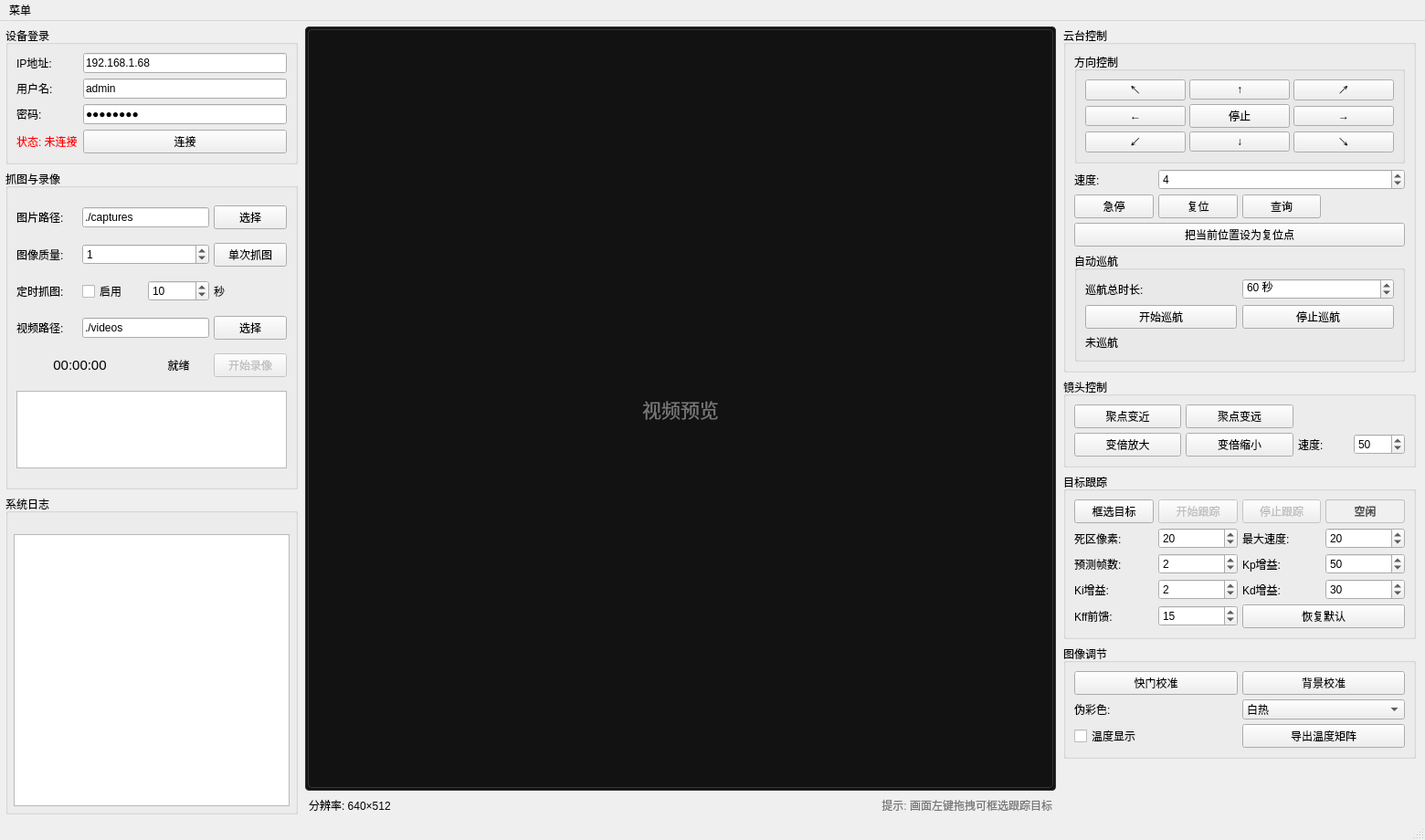
<?xml version="1.0" encoding="UTF-8"?>
<ui version="4.0">
 <class>MainWindow</class>
 <widget class="QMainWindow" name="MainWindow">
  <property name="geometry">
   <rect>
    <x>0</x>
    <y>0</y>
    <width>1560</width>
    <height>920</height>
   </rect>
  </property>
  <property name="minimumSize">
   <size>
    <width>1300</width>
    <height>800</height>
   </size>
  </property>
  <property name="windowTitle">
   <string>红外云台集成控制系统</string>
  </property>
  <widget class="QWidget" name="centralwidget">
   <layout class="QHBoxLayout" name="mainHorizontalLayout">
    <property name="spacing">
     <number>8</number>
    </property>
    <property name="leftMargin">
     <number>6</number>
    </property>
    <property name="topMargin">
     <number>6</number>
    </property>
    <property name="rightMargin">
     <number>6</number>
    </property>
    <property name="bottomMargin">
     <number>6</number>
    </property>
    <item>
     <widget class="QWidget" name="widgetLeft" native="true">
      <property name="sizePolicy">
       <sizepolicy hsizetype="Preferred" vsizetype="Expanding">
        <horstretch>0</horstretch>
        <verstretch>0</verstretch>
       </sizepolicy>
      </property>
      <property name="minimumSize">
       <size>
        <width>320</width>
        <height>0</height>
       </size>
      </property>
      <property name="maximumSize">
       <size>
        <width>350</width>
        <height>16777215</height>
       </size>
      </property>
      <layout class="QVBoxLayout" name="verticalLayoutLeft">
       <property name="spacing">
        <number>6</number>
       </property>
       <property name="leftMargin">
        <number>0</number>
       </property>
       <property name="topMargin">
        <number>0</number>
       </property>
       <property name="rightMargin">
        <number>0</number>
       </property>
       <property name="bottomMargin">
        <number>0</number>
       </property>
       <item>
        <widget class="QGroupBox" name="groupDevice">
         <property name="title">
          <string>设备登录</string>
         </property>
         <layout class="QGridLayout" name="gridLayoutDevice">
          <property name="spacing">
           <number>6</number>
          </property>
          <item row="0" column="0">
           <widget class="QLabel" name="label_6">
            <property name="text">
             <string>IP地址:</string>
            </property>
           </widget>
          </item>
          <item row="0" column="1">
           <widget class="QLineEdit" name="lineEditIP">
            <property name="text">
             <string>192.168.1.68</string>
            </property>
           </widget>
          </item>
          <item row="1" column="0">
           <widget class="QLabel" name="label_7">
            <property name="text">
             <string>用户名:</string>
            </property>
           </widget>
          </item>
          <item row="1" column="1">
           <widget class="QLineEdit" name="lineEditUsername">
            <property name="text">
             <string>admin</string>
            </property>
           </widget>
          </item>
          <item row="2" column="0">
           <widget class="QLabel" name="label_8">
            <property name="text">
             <string>密码:</string>
            </property>
           </widget>
          </item>
          <item row="2" column="1">
           <widget class="QLineEdit" name="lineEditPassword">
            <property name="text">
             <string>nanhu315</string>
            </property>
            <property name="echoMode">
             <enum>QLineEdit::EchoMode::Password</enum>
            </property>
           </widget>
          </item>
          <item row="3" column="0">
           <widget class="QLabel" name="rgbLabelStatus">
            <property name="styleSheet">
             <string notr="true">color: red;</string>
            </property>
            <property name="text">
             <string>状态: 未连接</string>
            </property>
           </widget>
          </item>
          <item row="3" column="1">
           <widget class="QPushButton" name="rgbBtnConnect">
            <property name="text">
             <string>连接</string>
            </property>
           </widget>
          </item>
         </layout>
        </widget>
       </item>
       <item>
        <widget class="QGroupBox" name="groupCapture">
         <property name="title">
          <string>抓图与录像</string>
         </property>
         <layout class="QGridLayout" name="gridLayoutCapture">
          <property name="spacing">
           <number>5</number>
          </property>
          <item row="0" column="0">
           <widget class="QLabel" name="label_9">
            <property name="text">
             <string>图片路径:</string>
            </property>
           </widget>
          </item>
          <item row="0" column="1" colspan="2">
           <widget class="QLineEdit" name="lineEditSavePath">
            <property name="text">
             <string>./captures</string>
            </property>
           </widget>
          </item>
          <item row="0" column="3">
           <widget class="QPushButton" name="rgbBtnSelectSavePath">
            <property name="text">
             <string>选择</string>
            </property>
           </widget>
          </item>
          <item row="1" column="0">
           <widget class="QLabel" name="label_12">
            <property name="text">
             <string>图像质量:</string>
            </property>
           </widget>
          </item>
          <item row="1" column="1" colspan="2">
           <widget class="QSpinBox" name="spinBoxQuality">
            <property name="toolTip">
             <string>0=最好，1=较好，2=一般</string>
            </property>
            <property name="minimum">
             <number>0</number>
            </property>
            <property name="maximum">
             <number>2</number>
            </property>
            <property name="value">
             <number>1</number>
            </property>
           </widget>
          </item>
          <item row="1" column="3">
           <widget class="QPushButton" name="rgbBtnCaptureOnce">
            <property name="text">
             <string>单次抓图</string>
            </property>
           </widget>
          </item>
          <item row="2" column="0">
           <widget class="QLabel" name="label_10">
            <property name="text">
             <string>定时抓图:</string>
            </property>
           </widget>
          </item>
          <item row="2" column="1">
           <widget class="QCheckBox" name="rgbCheckBoxTimedCapture">
            <property name="text">
             <string>启用</string>
            </property>
           </widget>
          </item>
          <item row="2" column="2">
           <widget class="QSpinBox" name="spinBoxInterval">
            <property name="minimum">
             <number>1</number>
            </property>
            <property name="maximum">
             <number>3600</number>
            </property>
            <property name="value">
             <number>10</number>
            </property>
           </widget>
          </item>
          <item row="2" column="3">
           <widget class="QLabel" name="label_11">
            <property name="text">
             <string>秒</string>
            </property>
           </widget>
          </item>
          <item row="3" column="0">
           <widget class="QLabel" name="label_13">
            <property name="text">
             <string>视频路径:</string>
            </property>
           </widget>
          </item>
          <item row="3" column="1" colspan="2">
           <widget class="QLineEdit" name="lineEditVideoSavePath">
            <property name="text">
             <string>./videos</string>
            </property>
           </widget>
          </item>
          <item row="3" column="3">
           <widget class="QPushButton" name="rgbBtnSelectVideoPath">
            <property name="text">
             <string>选择</string>
            </property>
           </widget>
          </item>
          <item row="4" column="0" colspan="2">
           <widget class="QLabel" name="rgbLabelRecordTime">
            <property name="font">
             <font>
              <pointsize>11</pointsize>
             </font>
            </property>
            <property name="text">
             <string>00:00:00</string>
            </property>
            <property name="alignment">
             <set>Qt::AlignmentFlag::AlignCenter</set>
            </property>
           </widget>
          </item>
          <item row="4" column="2">
           <widget class="QLabel" name="rgbLabelRecordStatus">
            <property name="text">
             <string>就绪</string>
            </property>
            <property name="alignment">
             <set>Qt::AlignmentFlag::AlignCenter</set>
            </property>
           </widget>
          </item>
          <item row="4" column="3">
           <widget class="QPushButton" name="rgbBtnRecord">
            <property name="enabled">
             <bool>false</bool>
            </property>
            <property name="text">
             <string>开始录像</string>
            </property>
            <property name="checkable">
             <bool>true</bool>
            </property>
           </widget>
          </item>
          <item row="5" column="0" colspan="4">
           <widget class="QListWidget" name="rgbListWidgetHistory">
            <property name="maximumSize">
             <size>
              <width>16777215</width>
              <height>85</height>
             </size>
            </property>
           </widget>
          </item>
         </layout>
        </widget>
       </item>
       <item>
        <widget class="QGroupBox" name="groupLog">
         <property name="sizePolicy">
          <sizepolicy hsizetype="Preferred" vsizetype="Expanding">
           <horstretch>0</horstretch>
           <verstretch>0</verstretch>
          </sizepolicy>
         </property>
         <property name="title">
          <string>系统日志</string>
         </property>
         <layout class="QVBoxLayout" name="verticalLayoutLog">
          <property name="spacing">
           <number>4</number>
          </property>
          <property name="leftMargin">
           <number>6</number>
          </property>
          <property name="topMargin">
           <number>6</number>
          </property>
          <property name="rightMargin">
           <number>6</number>
          </property>
          <property name="bottomMargin">
           <number>6</number>
          </property>
          <item>
           <widget class="QLabel" name="rgbLabelError">
            <property name="styleSheet">
             <string notr="true">color: #e53935; font-size: 11px;</string>
            </property>
            <property name="text">
             <string/>
            </property>
           </widget>
          </item>
          <item>
           <widget class="QTextBrowser" name="textLog">
            <property name="sizePolicy">
             <sizepolicy hsizetype="Expanding" vsizetype="Expanding">
              <horstretch>0</horstretch>
              <verstretch>0</verstretch>
             </sizepolicy>
            </property>
           </widget>
          </item>
         </layout>
        </widget>
       </item>
      </layout>
     </widget>
    </item>
    <item>
     <widget class="QWidget" name="widgetCenter" native="true">
      <property name="sizePolicy">
       <sizepolicy hsizetype="Expanding" vsizetype="Expanding">
        <horstretch>1</horstretch>
        <verstretch>0</verstretch>
       </sizepolicy>
      </property>
      <layout class="QVBoxLayout" name="verticalLayoutCenter">
       <property name="spacing">
        <number>6</number>
       </property>
       <property name="leftMargin">
        <number>0</number>
       </property>
       <property name="topMargin">
        <number>0</number>
       </property>
       <property name="rightMargin">
        <number>0</number>
       </property>
       <property name="bottomMargin">
        <number>0</number>
       </property>
       <item>
        <widget class="QFrame" name="frame">
         <property name="sizePolicy">
          <sizepolicy hsizetype="Expanding" vsizetype="Expanding">
           <horstretch>0</horstretch>
           <verstretch>0</verstretch>
          </sizepolicy>
         </property>
         <property name="styleSheet">
          <string notr="true">background-color: #121212; border: 1px solid #333333; border-radius: 4px;</string>
         </property>
         <property name="frameShape">
          <enum>QFrame::Shape::StyledPanel</enum>
         </property>
         <property name="frameShadow">
          <enum>QFrame::Shadow::Sunken</enum>
         </property>
         <layout class="QVBoxLayout" name="verticalLayoutVideoFrame">
          <property name="spacing">
           <number>0</number>
          </property>
          <property name="leftMargin">
           <number>2</number>
          </property>
          <property name="topMargin">
           <number>2</number>
          </property>
          <property name="rightMargin">
           <number>2</number>
          </property>
          <property name="bottomMargin">
           <number>2</number>
          </property>
          <item>
           <widget class="QLabel" name="rgbLabelImage">
            <property name="sizePolicy">
             <sizepolicy hsizetype="Expanding" vsizetype="Expanding">
              <horstretch>0</horstretch>
              <verstretch>0</verstretch>
             </sizepolicy>
            </property>
            <property name="minimumSize">
             <size>
              <width>640</width>
              <height>512</height>
             </size>
            </property>
            <property name="font">
             <font>
              <pointsize>16</pointsize>
             </font>
            </property>
            <property name="styleSheet">
             <string notr="true">color: #777777;</string>
            </property>
            <property name="text">
             <string>视频预览</string>
            </property>
            <property name="alignment">
             <set>Qt::AlignmentFlag::AlignCenter</set>
            </property>
           </widget>
          </item>
         </layout>
        </widget>
       </item>
       <item>
        <layout class="QHBoxLayout" name="layoutVideoInfo">
         <property name="spacing">
          <number>12</number>
         </property>
         <property name="leftMargin">
          <number>4</number>
         </property>
         <property name="rightMargin">
          <number>4</number>
         </property>
         <item>
          <widget class="QLabel" name="labelVideoResolution">
           <property name="font">
            <font>
             <pointsize>9</pointsize>
            </font>
           </property>
           <property name="text">
            <string>分辨率: 640×512</string>
           </property>
          </widget>
         </item>
         <item>
          <spacer name="horizontalSpacerVideo">
           <property name="orientation">
            <enum>Qt::Orientation::Horizontal</enum>
           </property>
           <property name="sizeHint" stdset="0">
            <size>
             <width>40</width>
             <height>20</height>
            </size>
           </property>
          </spacer>
         </item>
         <item>
          <widget class="QLabel" name="labelVideoHint">
           <property name="font">
            <font>
             <pointsize>9</pointsize>
            </font>
           </property>
           <property name="styleSheet">
            <string notr="true">color: #777777;</string>
           </property>
           <property name="text">
            <string>提示: 画面左键拖拽可框选跟踪目标</string>
           </property>
           <property name="alignment">
            <set>Qt::AlignmentFlag::AlignRight|Qt::AlignmentFlag::AlignVCenter</set>
           </property>
          </widget>
         </item>
        </layout>
       </item>
      </layout>
     </widget>
    </item>
    <item>
     <widget class="QScrollArea" name="scrollAreaOps">
      <property name="sizePolicy">
       <sizepolicy hsizetype="Preferred" vsizetype="Expanding">
        <horstretch>0</horstretch>
        <verstretch>0</verstretch>
       </sizepolicy>
      </property>
      <property name="minimumSize">
       <size>
        <width>390</width>
        <height>0</height>
       </size>
      </property>
      <property name="maximumSize">
       <size>
        <width>450</width>
        <height>16777215</height>
       </size>
      </property>
      <property name="frameShape">
       <enum>QFrame::Shape::NoFrame</enum>
      </property>
      <property name="horizontalScrollBarPolicy">
       <enum>Qt::ScrollBarPolicy::ScrollBarAlwaysOff</enum>
      </property>
      <property name="widgetResizable">
       <bool>true</bool>
      </property>
      <widget class="QWidget" name="scrollAreaWidgetContents">
       <property name="geometry">
        <rect>
         <x>0</x>
         <y>0</y>
         <width>430</width>
         <height>900</height>
        </rect>
       </property>
       <layout class="QVBoxLayout" name="verticalLayoutRight">
        <property name="spacing">
         <number>6</number>
        </property>
        <property name="leftMargin">
         <number>0</number>
        </property>
        <property name="topMargin">
         <number>0</number>
        </property>
        <property name="rightMargin">
         <number>4</number>
        </property>
        <property name="bottomMargin">
         <number>0</number>
        </property>
        <item>
         <widget class="QGroupBox" name="groupControl">
          <property name="title">
           <string>云台控制</string>
          </property>
          <layout class="QVBoxLayout" name="verticalLayoutPTZ">
           <property name="spacing">
            <number>6</number>
           </property>
           <item>
            <widget class="QGroupBox" name="groupBox_2">
             <property name="title">
              <string>方向控制</string>
             </property>
             <layout class="QGridLayout" name="gridLayoutDir">
              <property name="spacing">
               <number>4</number>
              </property>
              <item row="0" column="0">
               <widget class="QPushButton" name="left_up">
                <property name="text">
                 <string>↖</string>
                </property>
               </widget>
              </item>
              <item row="0" column="1">
               <widget class="QPushButton" name="up">
                <property name="text">
                 <string>↑</string>
                </property>
               </widget>
              </item>
              <item row="0" column="2">
               <widget class="QPushButton" name="right_up">
                <property name="text">
                 <string>↗</string>
                </property>
               </widget>
              </item>
              <item row="1" column="0">
               <widget class="QPushButton" name="left">
                <property name="text">
                 <string>←</string>
                </property>
               </widget>
              </item>
              <item row="1" column="1">
               <widget class="QPushButton" name="stop">
                <property name="text">
                 <string>停止</string>
                </property>
               </widget>
              </item>
              <item row="1" column="2">
               <widget class="QPushButton" name="right">
                <property name="text">
                 <string>→</string>
                </property>
               </widget>
              </item>
              <item row="2" column="0">
               <widget class="QPushButton" name="left_down">
                <property name="text">
                 <string>↙</string>
                </property>
               </widget>
              </item>
              <item row="2" column="1">
               <widget class="QPushButton" name="down">
                <property name="text">
                 <string>↓</string>
                </property>
               </widget>
              </item>
              <item row="2" column="2">
               <widget class="QPushButton" name="right_down">
                <property name="text">
                 <string>↘</string>
                </property>
               </widget>
              </item>
             </layout>
            </widget>
           </item>
           <item>
            <layout class="QGridLayout" name="gridLayoutPTZAngle">
             <property name="spacing">
              <number>5</number>
             </property>
             <item row="0" column="0">
              <widget class="QLabel" name="label_5">
               <property name="text">
                <string>速度:</string>
               </property>
              </widget>
             </item>
             <item row="0" column="1" colspan="3">
              <widget class="QDoubleSpinBox" name="spinSpeed">
               <property name="toolTip">
                <string>1=最慢，7=最快</string>
               </property>
               <property name="decimals">
                <number>0</number>
               </property>
               <property name="minimum">
                <double>1.000000000000000</double>
               </property>
               <property name="maximum">
                <double>7.000000000000000</double>
               </property>
               <property name="singleStep">
                <double>1.000000000000000</double>
               </property>
               <property name="value">
                <double>4.000000000000000</double>
               </property>
              </widget>
             </item>
             <item row="2" column="0">
              <widget class="QPushButton" name="btnStop">
               <property name="text">
                <string>急停</string>
               </property>
              </widget>
             </item>
             <item row="2" column="1">
              <widget class="QPushButton" name="btnReset">
               <property name="text">
                <string>复位</string>
               </property>
              </widget>
             </item>
             <item row="2" column="2">
              <widget class="QPushButton" name="btnQuery">
               <property name="text">
                <string>查询</string>
               </property>
              </widget>
             </item>
             <item row="3" column="0" colspan="4">
              <widget class="QPushButton" name="btnSetHome">
               <property name="text">
                <string>把当前位置设为复位点</string>
               </property>
              </widget>
             </item>
            </layout>
           </item>
           <item>
            <widget class="QGroupBox" name="groupCruise">
             <property name="title">
              <string>自动巡航</string>
             </property>
             <layout class="QGridLayout" name="gridLayoutCruise">
              <item row="0" column="0">
               <widget class="QLabel" name="labelCruiseSeconds">
                <property name="toolTip">
                 <string>巡航总时长：从开始到自动停止的时间；转速由上面的速度档位决定</string>
                </property>
                <property name="text">
                 <string>巡航总时长:</string>
                </property>
               </widget>
              </item>
              <item row="0" column="1">
               <widget class="QSpinBox" name="spinCruiseSeconds">
                <property name="toolTip">
                 <string>到达总时长后自动停止，可随时点“停止巡航”</string>
                </property>
                <property name="minimum">
                 <number>5</number>
                </property>
                <property name="maximum">
                 <number>3600</number>
                </property>
                <property name="value">
                 <number>60</number>
                </property>
                <property name="suffix">
                 <string> 秒</string>
                </property>
               </widget>
              </item>
              <item row="1" column="0">
               <widget class="QPushButton" name="btnCruiseStart">
                <property name="text">
                 <string>开始巡航</string>
                </property>
               </widget>
              </item>
              <item row="1" column="1">
               <widget class="QPushButton" name="btnCruiseStop">
                <property name="text">
                 <string>停止巡航</string>
                </property>
               </widget>
              </item>
              <item row="2" column="0" colspan="2">
               <widget class="QLabel" name="labelCruiseStatus">
                <property name="text">
                 <string>未巡航</string>
                </property>
               </widget>
              </item>
             </layout>
            </widget>
           </item>
          </layout>
         </widget>
        </item>
        <item>
         <widget class="QGroupBox" name="groupBox_3">
          <property name="title">
           <string>镜头控制</string>
          </property>
          <layout class="QGridLayout" name="gridLayoutLens">
           <property name="spacing">
            <number>5</number>
           </property>
           <item row="0" column="0">
            <widget class="QPushButton" name="btnFocusNear">
             <property name="text">
              <string>聚点变近</string>
             </property>
            </widget>
           </item>
           <item row="0" column="1">
            <widget class="QPushButton" name="btnFocusFar">
             <property name="text">
              <string>聚点变远</string>
             </property>
            </widget>
           </item>
           <item row="1" column="0">
            <widget class="QPushButton" name="btnZoomIn">
             <property name="text">
              <string>变倍放大</string>
             </property>
            </widget>
           </item>
           <item row="1" column="1">
            <widget class="QPushButton" name="btnZoomOut">
             <property name="text">
              <string>变倍缩小</string>
             </property>
            </widget>
           </item>
           <item row="1" column="2">
            <layout class="QHBoxLayout" name="layoutLensSpeed">
             <property name="spacing">
              <number>4</number>
             </property>
             <item>
              <widget class="QLabel" name="labelLensSpeed">
               <property name="text">
                <string>速度:</string>
               </property>
              </widget>
             </item>
             <item>
              <widget class="QSpinBox" name="spinLensSpeed">
               <property name="minimum">
                <number>1</number>
               </property>
               <property name="maximum">
                <number>100</number>
               </property>
               <property name="value">
                <number>50</number>
               </property>
              </widget>
             </item>
            </layout>
           </item>
          </layout>
         </widget>
        </item>
        <item>
         <widget class="QGroupBox" name="groupTrack">
          <property name="title">
           <string>目标跟踪</string>
          </property>
          <layout class="QGridLayout" name="gridLayoutTrack">
           <property name="spacing">
            <number>5</number>
           </property>
           <item row="0" column="0">
            <widget class="QPushButton" name="btnTrackSelect">
             <property name="text">
              <string>框选目标</string>
             </property>
            </widget>
           </item>
           <item row="0" column="1">
            <widget class="QPushButton" name="btnTrackStart">
             <property name="enabled">
              <bool>false</bool>
             </property>
             <property name="text">
              <string>开始跟踪</string>
             </property>
            </widget>
           </item>
           <item row="0" column="2">
            <widget class="QPushButton" name="btnTrackStop">
             <property name="enabled">
              <bool>false</bool>
             </property>
             <property name="text">
              <string>停止跟踪</string>
             </property>
            </widget>
           </item>
           <item row="0" column="3">
            <widget class="QLabel" name="labelTrackStatus">
             <property name="styleSheet">
              <string notr="true">background-color: #f0f0f0; border: 1px solid #c0c0c0; border-radius: 3px; font-weight: bold; color: #555555;</string>
             </property>
             <property name="text">
              <string>空闲</string>
             </property>
             <property name="alignment">
              <set>Qt::AlignmentFlag::AlignCenter</set>
             </property>
            </widget>
           </item>
           <item row="1" column="0">
            <widget class="QLabel" name="labelDeadZone">
             <property name="text">
              <string>死区像素:</string>
             </property>
            </widget>
           </item>
           <item row="1" column="1">
            <widget class="QSpinBox" name="spinTrackDeadZone">
             <property name="minimum">
              <number>5</number>
             </property>
             <property name="maximum">
              <number>200</number>
             </property>
             <property name="value">
              <number>20</number>
             </property>
            </widget>
           </item>
           <item row="1" column="2">
            <widget class="QLabel" name="labelMaxSpeed">
             <property name="text">
              <string>最大速度:</string>
             </property>
            </widget>
           </item>
           <item row="1" column="3">
            <widget class="QSpinBox" name="spinTrackMaxSpeed">
             <property name="minimum">
              <number>1</number>
             </property>
             <property name="maximum">
              <number>63</number>
             </property>
             <property name="value">
              <number>20</number>
             </property>
            </widget>
           </item>
           <item row="2" column="0">
            <widget class="QLabel" name="label_15">
             <property name="text">
              <string>预测帧数:</string>
             </property>
            </widget>
           </item>
           <item row="2" column="1">
            <widget class="QSpinBox" name="spinTrackPredict">
             <property name="maximum">
              <number>10</number>
             </property>
             <property name="value">
              <number>2</number>
             </property>
            </widget>
           </item>
           <item row="2" column="2">
            <widget class="QLabel" name="labelKp">
             <property name="text">
              <string>Kp增益:</string>
             </property>
            </widget>
           </item>
           <item row="2" column="3">
            <widget class="QSpinBox" name="spinTrackKp">
             <property name="minimum">
              <number>1</number>
             </property>
             <property name="maximum">
              <number>200</number>
             </property>
             <property name="value">
              <number>50</number>
             </property>
            </widget>
           </item>
           <item row="3" column="0">
            <widget class="QLabel" name="label_16">
             <property name="text">
              <string>Ki增益:</string>
             </property>
            </widget>
           </item>
           <item row="3" column="1">
            <widget class="QSpinBox" name="spinTrackKi">
             <property name="maximum">
              <number>100</number>
             </property>
             <property name="value">
              <number>2</number>
             </property>
            </widget>
           </item>
           <item row="3" column="2">
            <widget class="QLabel" name="label_17">
             <property name="text">
              <string>Kd增益:</string>
             </property>
            </widget>
           </item>
           <item row="3" column="3">
            <widget class="QSpinBox" name="spinTrackKd">
             <property name="maximum">
              <number>200</number>
             </property>
             <property name="value">
              <number>30</number>
             </property>
            </widget>
           </item>
           <item row="4" column="0">
            <widget class="QLabel" name="label_18">
             <property name="text">
              <string>Kff前馈:</string>
             </property>
            </widget>
           </item>
           <item row="4" column="1">
            <widget class="QSpinBox" name="spinTrackKff">
             <property name="maximum">
              <number>100</number>
             </property>
             <property name="value">
              <number>15</number>
             </property>
            </widget>
           </item>
           <item row="4" column="2" colspan="2">
            <widget class="QPushButton" name="btnTrackResetParams">
             <property name="text">
              <string>恢复默认</string>
             </property>
            </widget>
           </item>
          </layout>
         </widget>
        </item>
        <item>
         <widget class="QGroupBox" name="groupImage">
          <property name="title">
           <string>图像调节</string>
          </property>
          <layout class="QGridLayout" name="gridLayoutImage">
           <property name="spacing">
            <number>5</number>
           </property>
           <item row="0" column="0">
            <widget class="QPushButton" name="btnFFC">
             <property name="text">
              <string>快门校准</string>
             </property>
            </widget>
           </item>
           <item row="0" column="1">
            <widget class="QPushButton" name="btnManualFFC">
             <property name="text">
              <string>背景校准</string>
             </property>
            </widget>
           </item>
           <item row="1" column="0">
            <widget class="QLabel" name="label_palette">
             <property name="text">
              <string>伪彩色:</string>
             </property>
            </widget>
           </item>
           <item row="1" column="1">
            <widget class="QComboBox" name="comboPalette">
             <item>
              <property name="text">
               <string>白热</string>
              </property>
             </item>
             <item>
              <property name="text">
               <string>黑热</string>
              </property>
             </item>
             <item>
              <property name="text">
               <string>铁红</string>
              </property>
             </item>
             <item>
              <property name="text">
               <string>彩虹</string>
              </property>
             </item>
             <item>
              <property name="text">
               <string>红热</string>
              </property>
             </item>
             <item>
              <property name="text">
               <string>冰雨</string>
              </property>
             </item>
            </widget>
           </item>
           <item row="2" column="0">
            <widget class="QCheckBox" name="checkOSD">
             <property name="text">
              <string>温度显示</string>
             </property>
             <property name="checked">
              <bool>false</bool>
             </property>
            </widget>
           </item>
           <item row="2" column="1">
            <widget class="QPushButton" name="btnCaptureTemp">
             <property name="text">
              <string>导出温度矩阵</string>
             </property>
            </widget>
           </item>
          </layout>
         </widget>
        </item>
        <item>
         <spacer name="verticalSpacerOps">
          <property name="orientation">
           <enum>Qt::Orientation::Vertical</enum>
          </property>
          <property name="sizeHint" stdset="0">
           <size>
            <width>20</width>
            <height>20</height>
           </size>
          </property>
         </spacer>
        </item>
       </layout>
      </widget>
     </widget>
    </item>
   </layout>
  </widget>
  <widget class="QStatusBar" name="statusbar"/>
  <widget class="QMenuBar" name="menubar">
   <property name="geometry">
    <rect>
     <x>0</x>
     <y>0</y>
     <width>1560</width>
     <height>22</height>
    </rect>
   </property>
   <widget class="QMenu" name="menuFile">
    <property name="title">
     <string>菜单</string>
    </property>
    <addaction name="actionTaskBoard"/>
    <addaction name="actionExit"/>
   </widget>
   <addaction name="menuFile"/>
  </widget>
  <action name="actionTaskBoard">
   <property name="text">
    <string>长任务看板</string>
   </property>
  </action>
  <action name="actionExit">
   <property name="text">
    <string>退出</string>
   </property>
  </action>
 </widget>
 <resources/>
 <connections>
  <connection>
   <sender>actionExit</sender>
   <signal>triggered()</signal>
   <receiver>MainWindow</receiver>
   <slot>close()</slot>
   <hints>
    <hint type="sourcelabel">
     <x>-1</x>
     <y>-1</y>
    </hint>
    <hint type="destinationlabel">
     <x>987</x>
     <y>20</y>
    </hint>
   </hints>
  </connection>
 </connections>
</ui>
